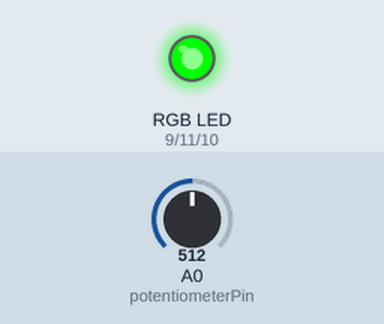
This sketch was run on a simulated Arduino Uno, built with avr-gcc and run on an emulated ATmega328P. On the bench: an RGB LED mixed from three pins (HIGH = lit). The test bench sets the inputs (shaded band); at power-on: A0 (potentiometerPin) = 512.

Above: at 1.2 s.
1.3 s: A0 (potentiometerPin) set to 467
2.8 s: A0 (potentiometerPin) set to 438
At 3.3 s:
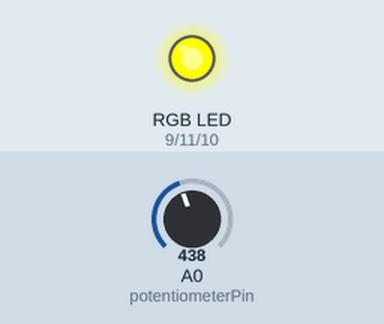
4.3 s: A0 (potentiometerPin) set to 315
5.8 s: A0 (potentiometerPin) set to 285
At 6.8 s:
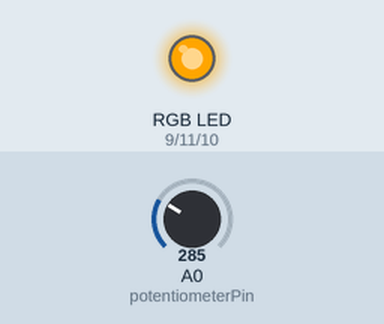
7.3 s: A0 (potentiometerPin) set to 306
At 7.9 s:
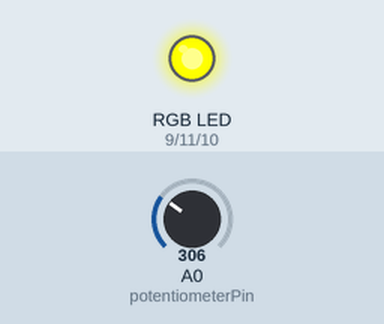
8.8 s: A0 (potentiometerPin) set to 290
At 10.2 s:
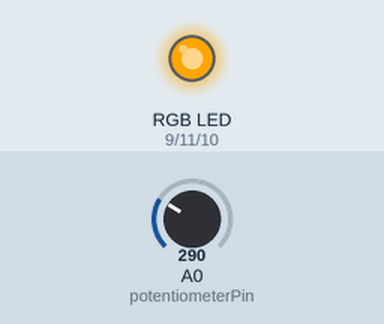
Timing chart, 0 to 11.3 s (numbered marks = the images above; inputs shaded):
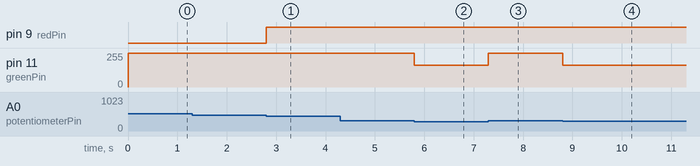

The sketch:

lab3.3.ino
```cpp
// C++

#define potentiometerPin A0
#define redPin 9
#define greenPin 11
#define bluePin 10

int potentiometer;  // get potentiometer data


void setup() {

  pinMode(redPin, OUTPUT); //Setup red RGB LED pin as an output pin.
  pinMode(greenPin, OUTPUT); //Setup green RGB LED pin as an output pin.
  pinMode(bluePin, OUTPUT); //Setup blue RGB LED pin as an output pin.
  pinMode(potentiometerPin,INPUT); //Setup rotationPin as an input.

}


void loop(){

  int potentiometer = analogRead(potentiometerPin);

  // Change colors using rainbow pattern (ROYGBP)
  if (potentiometer <= 150){
    analogWrite(redPin, 255);
    analogWrite(greenPin, 0);
    analogWrite(bluePin, 0);
  }
  else if (potentiometer <= 300 ){
    analogWrite(redPin, 255);
    analogWrite(greenPin, 165);
    analogWrite(bluePin, 0);
  }
  else if (potentiometer <= 450){
    analogWrite(redPin, 255);
    analogWrite(greenPin, 255);
    analogWrite(bluePin, 0);
  }
  else if (potentiometer <= 600){
    analogWrite(redPin, 0);
    analogWrite(greenPin, 255);
    analogWrite(bluePin, 0);
  }
  else if (potentiometer <= 750){
    analogWrite(redPin, 0);
    analogWrite(greenPin, 0);
    analogWrite(bluePin, 255);
  }
  else if (potentiometer <=900){
    analogWrite(redPin, 128);
    analogWrite(greenPin, 0);
    analogWrite(bluePin, 128);
  }
}
```

Measured:
- the behaviour switches between 451 and 450 on A0 (potentiometerPin) (found by bisection; images 0 and 1)
- the behaviour switches between 301 and 300 on A0 (potentiometerPin) (found by bisection; images 1 and 2)
- after the input at 1.3 s, every drawn part: stays the same
- after the input at 2.8 s, pin 9 (redPin): LOW → HIGH at once
- after the input at 4.3 s, every drawn part: stays the same
- after the input at 5.8 s, pin 11 (greenPin): 255/255 → 165/255 at once
- after the input at 7.3 s, pin 11 (greenPin): 165/255 → 255/255 at once
- after the input at 8.8 s, pin 11 (greenPin): 255/255 → 165/255 at once
